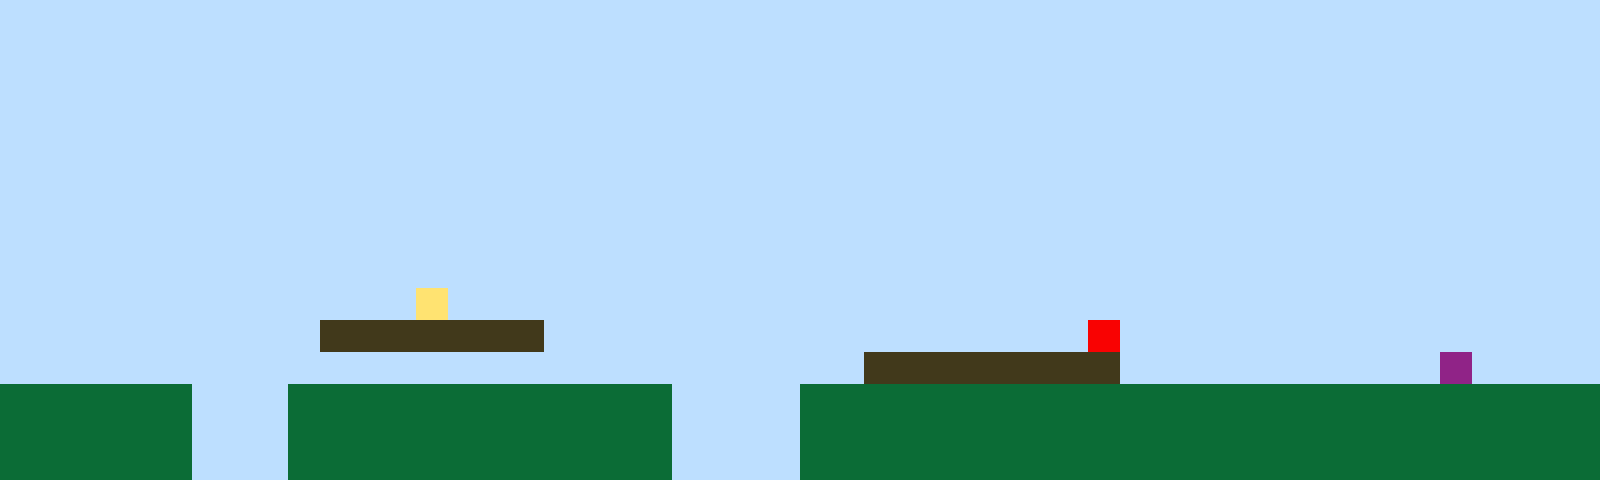

This is a level from a 2D game, rendered from its Tiled map with the project's own tilesets. A one-line summary and the complete map file follow:
An orthogonal 50x15 tile map with 32x32 px tiles, 1 tile layer (Tile Layer 1).

<map version="1.10" tiledversion="1.11.2" orientation="orthogonal" renderorder="right-up" width="50" height="15" tilewidth="32" tileheight="32" infinite="0" nextlayerid="2" nextobjectid="1"><editorsettings><export target="map1.csv" format="csv" /></editorsettings><tileset firstgid="1" name="sprites" tilewidth="32" tileheight="32" tilecount="6" columns="3"><image source="sprites.png" width="96" height="64" /></tileset><layer id="1" name="Tile Layer 1" width="50" height="15"><data encoding="csv">1,1,1,1,1,1,1,1,1,1,1,1,1,1,1,1,1,1,1,1,1,1,1,1,1,1,1,1,1,1,1,1,1,1,1,1,1,1,1,1,1,1,1,1,1,1,1,1,1,1,1,1,1,1,1,1,1,1,1,1,1,1,1,1,1,1,1,1,1,1,1,1,1,1,1,1,1,1,1,1,1,1,1,1,1,1,1,1,1,1,1,1,1,1,1,1,1,1,1,1,1,1,1,1,1,1,1,1,1,1,1,1,1,1,1,1,1,1,1,1,1,1,1,1,1,1,1,1,1,1,1,1,1,1,1,1,1,1,1,1,1,1,1,1,1,1,1,1,1,1,1,1,1,1,1,1,1,1,1,1,1,1,1,1,1,1,1,1,1,1,1,1,1,1,1,1,1,1,1,1,1,1,1,1,1,1,1,1,1,1,1,1,1,1,1,1,1,1,1,1,1,1,1,1,1,1,1,1,1,1,1,1,1,1,1,1,1,1,1,1,1,1,1,1,1,1,1,1,1,1,1,1,1,1,1,1,1,1,1,1,1,1,1,1,1,1,1,1,1,1,1,1,1,1,1,1,1,1,1,1,1,1,1,1,1,1,1,1,1,1,1,1,1,1,1,1,1,1,1,1,1,1,1,1,1,1,1,1,1,1,1,1,1,1,1,1,1,1,1,1,1,1,1,1,1,1,1,1,1,1,1,1,1,1,1,1,1,1,1,1,1,1,1,1,1,1,1,1,1,1,1,1,1,1,1,1,1,1,1,1,1,1,1,1,1,1,1,1,1,1,1,1,1,1,1,1,1,1,1,1,1,1,1,1,1,1,1,1,1,1,1,1,1,1,1,1,1,1,1,1,1,1,1,1,1,1,1,1,1,1,1,1,1,1,1,1,1,1,1,1,1,1,1,1,1,1,1,1,1,1,1,1,1,1,1,1,1,1,1,1,1,1,1,1,1,1,1,1,1,1,1,1,1,1,1,1,1,1,1,1,1,1,1,1,1,1,1,1,1,1,1,1,1,1,1,1,1,1,1,1,1,1,1,4,1,1,1,1,1,1,1,1,1,1,1,1,1,1,1,1,1,1,1,1,1,1,1,1,1,1,1,1,1,1,1,1,1,1,1,1,1,1,1,1,1,1,1,1,1,1,3,3,3,3,3,3,3,1,1,1,1,1,1,1,1,1,1,1,1,1,1,1,1,1,5,1,1,1,1,1,1,1,1,1,1,1,1,1,1,1,1,1,1,1,1,1,1,1,1,1,1,1,1,1,1,1,1,1,1,1,1,1,1,1,1,1,1,3,3,3,3,3,3,3,3,1,1,1,1,1,1,1,1,1,1,6,1,1,1,1,2,2,2,2,2,2,1,1,1,2,2,2,2,2,2,2,2,2,2,2,2,1,1,1,1,2,2,2,2,2,2,2,2,2,2,2,2,2,2,2,2,2,2,2,2,2,2,2,2,2,2,2,2,2,2,2,1,1,1,2,2,2,2,2,2,2,2,2,2,2,2,1,1,1,1,2,2,2,2,2,2,2,2,2,2,2,2,2,2,2,2,2,2,2,2,2,2,2,2,2,2,2,2,2,2,2,1,1,1,2,2,2,2,2,2,2,2,2,2,2,2,1,1,1,1,2,2,2,2,2,2,2,2,2,2,2,2,2,2,2,2,2,2,2,2,2,2,2,2,2</data></layer></map>
